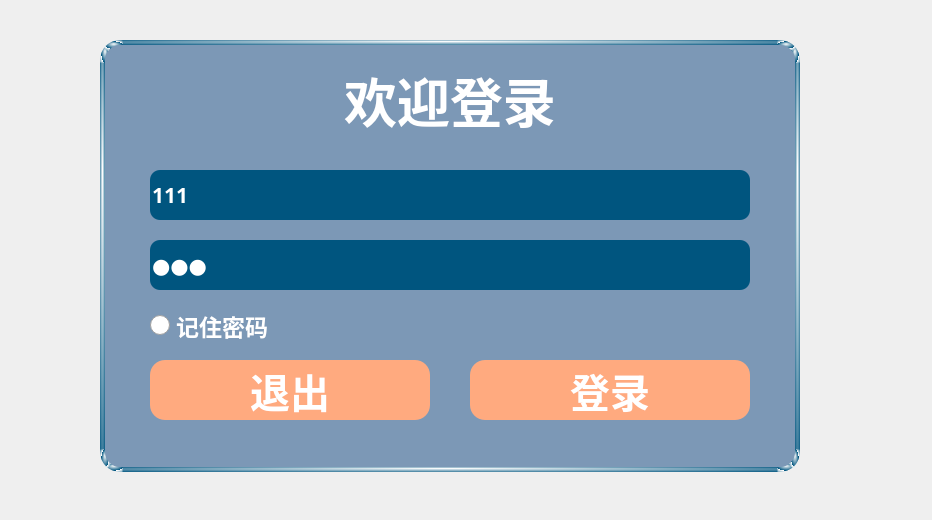
<?xml version="1.0" encoding="UTF-8"?>
<ui version="4.0">
 <class>Login</class>
 <widget class="QDialog" name="Login">
  <property name="geometry">
   <rect>
    <x>0</x>
    <y>0</y>
    <width>932</width>
    <height>520</height>
   </rect>
  </property>
  <property name="windowTitle">
   <string>Dialog</string>
  </property>
  <widget class="QGroupBox" name="groupBox">
   <property name="geometry">
    <rect>
     <x>100</x>
     <y>40</y>
     <width>700</width>
     <height>432</height>
    </rect>
   </property>
   <property name="styleSheet">
    <string notr="true">QGroupBox
{
background-color: rgb(124, 152, 182);
border-style:solid;
border-width:5px;
border-radius:20px;
	border-color: rgb(255, 255, 255);


border-color: qradialgradient(spread:repeat, cx:0.494, cy:0.5, radius:0.719458, fx:0.49435, fy:0.278409, stop:0 rgba(255, 255, 255, 255), stop:1 rgba(0, 85, 127, 255));
}
</string>
   </property>
   <property name="title">
    <string/>
   </property>
   <widget class="QPushButton" name="loginbtn">
    <property name="geometry">
     <rect>
      <x>370</x>
      <y>320</y>
      <width>280</width>
      <height>60</height>
     </rect>
    </property>
    <property name="maximumSize">
     <size>
      <width>280</width>
      <height>60</height>
     </size>
    </property>
    <property name="font">
     <font>
      <family>黑体</family>
      <pointsize>30</pointsize>
      <weight>75</weight>
      <bold>true</bold>
     </font>
    </property>
    <property name="cursor">
     <cursorShape>PointingHandCursor</cursorShape>
    </property>
    <property name="styleSheet">
     <string notr="true">QPushButton
{
border:none;
background-color: rgb(255, 170, 127);
color: rgb(255, 255, 255);
border-radius:15px;
}
QPushButton:hover
{
background-color: rgb(0, 85, 127);
}
QPushButton:pressed
{
    padding-left:3px;
    padding-top:3px;
}


</string>
    </property>
    <property name="text">
     <string>登录</string>
    </property>
   </widget>
   <widget class="QLineEdit" name="nameline">
    <property name="geometry">
     <rect>
      <x>50</x>
      <y>130</y>
      <width>600</width>
      <height>50</height>
     </rect>
    </property>
    <property name="font">
     <font>
      <family>华光标题宋_CNKI</family>
      <pointsize>16</pointsize>
      <weight>75</weight>
      <bold>true</bold>
     </font>
    </property>
    <property name="styleSheet">
     <string notr="true">border:none;
background-color: rgb(0, 85, 127);
color: rgb(255, 255, 255);
border-radius:10px;</string>
    </property>
    <property name="text">
     <string>111</string>
    </property>
    <property name="cursorPosition">
     <number>3</number>
    </property>
    <property name="placeholderText">
     <string>  请输入登录账户</string>
    </property>
   </widget>
   <widget class="QLabel" name="label">
    <property name="geometry">
     <rect>
      <x>100</x>
      <y>10</y>
      <width>500</width>
      <height>100</height>
     </rect>
    </property>
    <property name="font">
     <font>
      <family>宋体</family>
      <pointsize>40</pointsize>
      <weight>75</weight>
      <bold>true</bold>
     </font>
    </property>
    <property name="styleSheet">
     <string notr="true">color: rgb(255, 255, 255);</string>
    </property>
    <property name="text">
     <string>欢迎登录</string>
    </property>
    <property name="alignment">
     <set>Qt::AlignCenter</set>
    </property>
   </widget>
   <widget class="QLineEdit" name="passwordine">
    <property name="geometry">
     <rect>
      <x>50</x>
      <y>200</y>
      <width>600</width>
      <height>50</height>
     </rect>
    </property>
    <property name="font">
     <font>
      <family>华光标题宋_CNKI</family>
      <pointsize>16</pointsize>
      <weight>75</weight>
      <bold>true</bold>
     </font>
    </property>
    <property name="styleSheet">
     <string notr="true">border:none;
background-color: rgb(0, 85, 127);
color: rgb(255, 255, 255);
border-radius:10px;</string>
    </property>
    <property name="text">
     <string>111</string>
    </property>
    <property name="echoMode">
     <enum>QLineEdit::Password</enum>
    </property>
    <property name="placeholderText">
     <string>  请输入登录密码</string>
    </property>
   </widget>
   <widget class="QPushButton" name="exitbtn">
    <property name="geometry">
     <rect>
      <x>50</x>
      <y>320</y>
      <width>280</width>
      <height>60</height>
     </rect>
    </property>
    <property name="maximumSize">
     <size>
      <width>280</width>
      <height>60</height>
     </size>
    </property>
    <property name="font">
     <font>
      <family>黑体</family>
      <pointsize>30</pointsize>
      <weight>75</weight>
      <bold>true</bold>
     </font>
    </property>
    <property name="cursor">
     <cursorShape>PointingHandCursor</cursorShape>
    </property>
    <property name="styleSheet">
     <string notr="true">QPushButton
{
border:none;
background-color: rgb(255, 170, 127);
color: rgb(255, 255, 255);
border-radius:15px;
}
QPushButton:hover
{
background-color: rgb(0, 85, 127);
}
QPushButton:pressed
{
    padding-left:3px;
    padding-top:3px;
}


</string>
    </property>
    <property name="text">
     <string>退出</string>
    </property>
   </widget>
   <widget class="QRadioButton" name="radRemember">
    <property name="geometry">
     <rect>
      <x>50</x>
      <y>270</y>
      <width>141</width>
      <height>31</height>
     </rect>
    </property>
    <property name="font">
     <font>
      <family>黑体</family>
      <pointsize>17</pointsize>
      <weight>75</weight>
      <bold>true</bold>
     </font>
    </property>
    <property name="cursor">
     <cursorShape>PointingHandCursor</cursorShape>
    </property>
    <property name="styleSheet">
     <string notr="true">QRadioButton::indicator {
    width: 20px;
    height: 20px;
}
 
QRadioButton::indicator::unchecked {
image: url(:/res/account/unchecked.png);
}
 
QRadioButton::indicator:unchecked:hover {
image: url(:/res/account/unchecked.png);
}
 
QRadioButton::indicator:unchecked:pressed {
image: url(:/res/account/unchecked.png);
}
 
QRadioButton::indicator::checked {
image: url(:/res/account/checked.png);
}
 
QRadioButton::indicator:checked:hover {
image: url(:/res/account/checked.png);
}
 
QRadioButton::indicator:checked:pressed {
image: url(:/res/account/checked.png);
}
QRadioButton {
color: rgb(255, 255, 255);
}</string>
    </property>
    <property name="text">
     <string>记住密码</string>
    </property>
    <property name="iconSize">
     <size>
      <width>30</width>
      <height>16</height>
     </size>
    </property>
   </widget>
   <widget class="QPushButton" name="btnPassword">
    <property name="geometry">
     <rect>
      <x>605</x>
      <y>204</y>
      <width>40</width>
      <height>40</height>
     </rect>
    </property>
    <property name="cursor">
     <cursorShape>PointingHandCursor</cursorShape>
    </property>
    <property name="styleSheet">
     <string notr="true">QPushButton
{
image: url(:/res/account/see.png);
border:none;
}
QPushButton:checked
{
image: url(:/res/account/nosee.png);
border:none;
}</string>
    </property>
    <property name="text">
     <string/>
    </property>
    <property name="checkable">
     <bool>true</bool>
    </property>
   </widget>
  </widget>
 </widget>
 <resources/>
 <connections/>
</ui>
